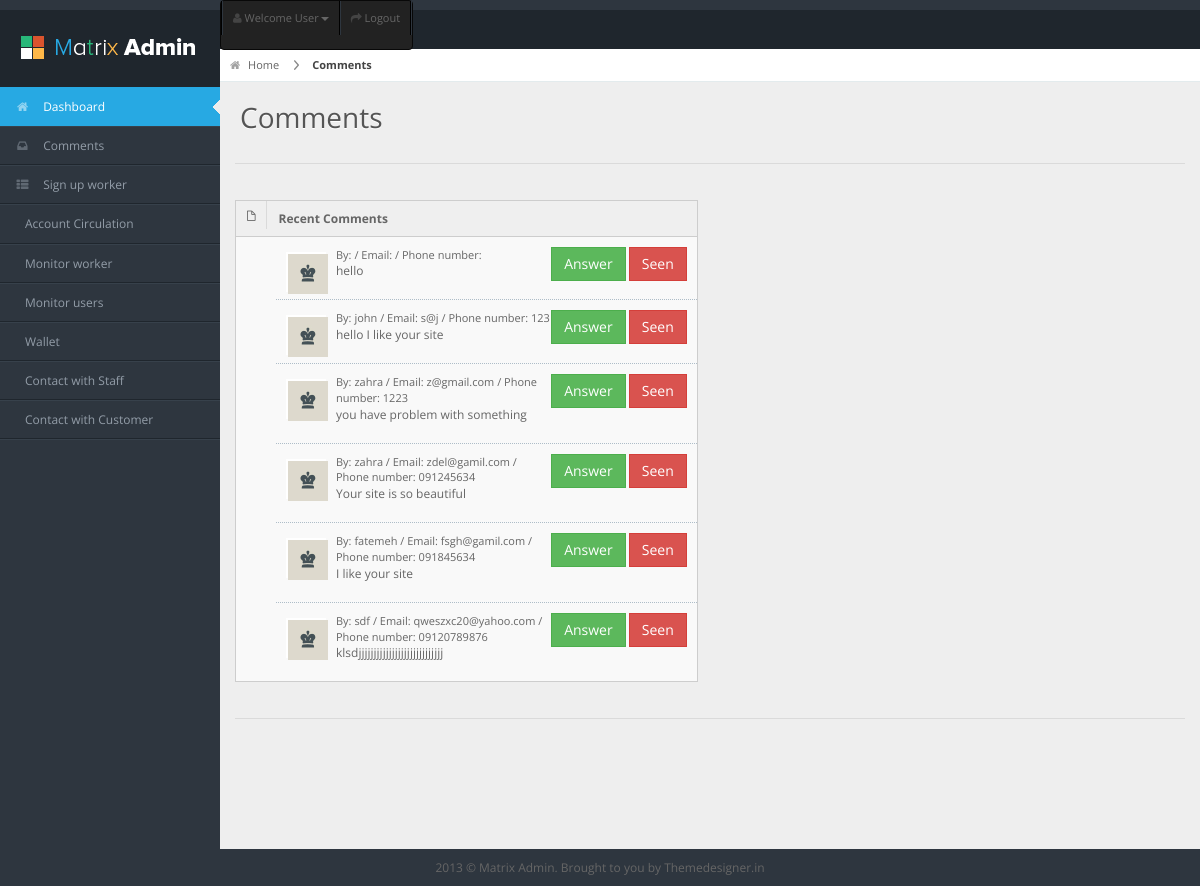
The page /manager/comments/ on the database as committed earlier.
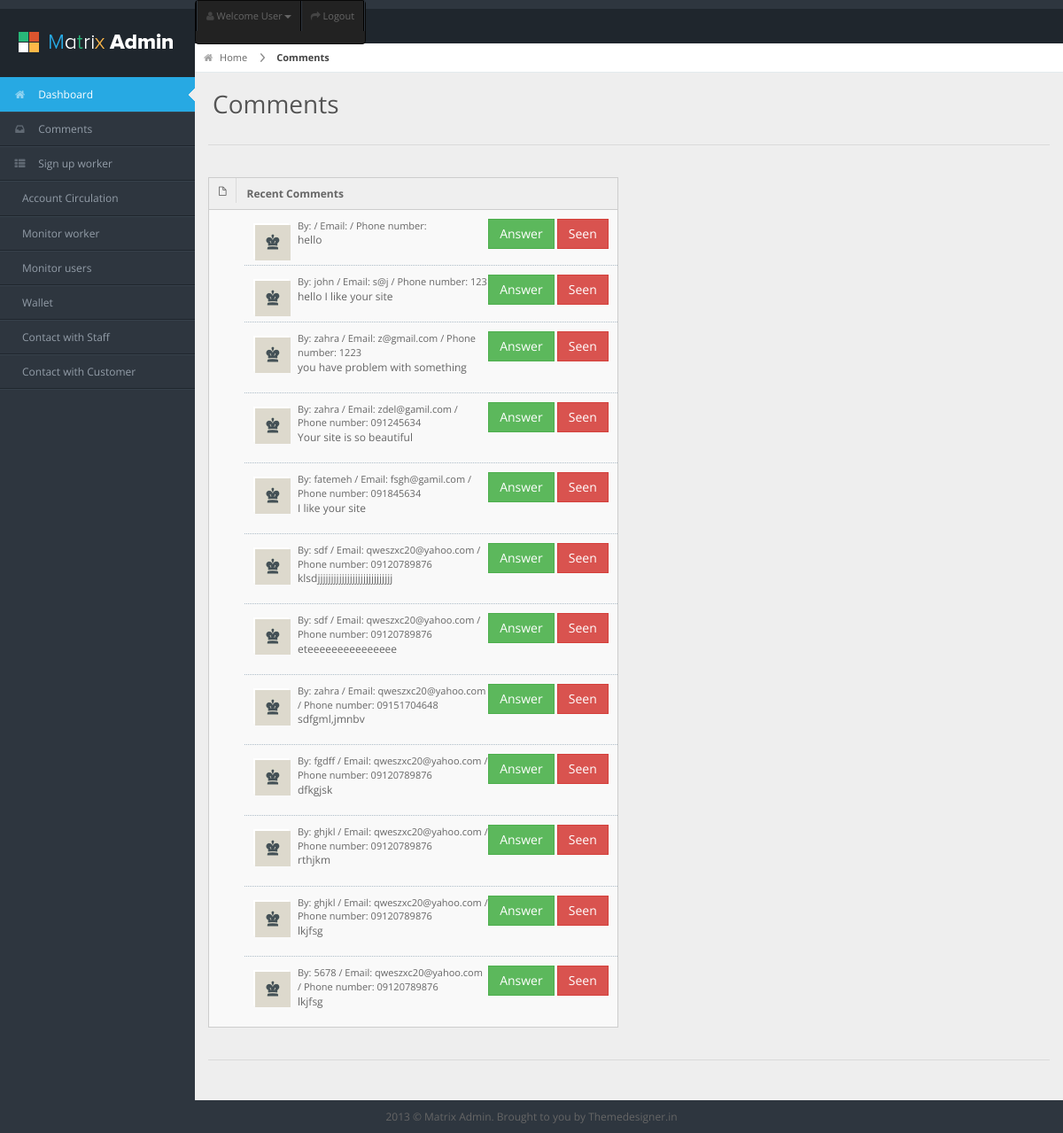
The same page on the database as committed later.
### core/models.py (models this page shows)
class Contact_msg(models.Model):
    email = models.EmailField()
    text = models.CharField('message', max_length=255)
    name = models.CharField(max_length=60)
    phone = models.CharField(max_length=11)
    seen = models.BooleanField(default=False)
    create_time = models.DateTimeField(auto_now_add=True)

### manager/views.py (the view)
# urls.py: path('comments/', views.comments, name='comments'),
def comments(request):
    latest_comments = Contact_msg.objects.all()
    context = {'latest_comments': latest_comments}
    return render(request, 'manager/comments.html', context)

### manager/templates/manager/comments.html (shortened to what this page needs)
{% load static %}
<html lang="en">
<head>
<link rel="stylesheet" href="{% static 'assets/css/bootstrap.min.css' %}" />
<link rel="stylesheet" href="{% static 'assets/css/bootstrap-responsive.min.css' %}" />
<link rel="stylesheet" href="{% static 'assets/css/matrix-style.css' %}" />
<link rel="stylesheet" href="{% static 'assets/css/matrix-media.css' %}" />
<link href="{% static 'assets/font-awesome/css/font-awesome.css' %}" rel="stylesheet" />
</head>
<body>
<div id="header">
  <h1><a href="dashboard.html">Comments</a></h1>
</div>
<div id="user-nav" class="navbar navbar-inverse">
  <ul class="nav">
    <li  class="dropdown" id="profile-messages" ><a title="" href="#" data-toggle="dropdown" data-target="#profile-messages" class="dropdown-toggle"><i class="icon icon-user"></i>  <span class="text">Welcome User</span><b class="caret"></b></a>
    </li>
    <li class=""><a title="" href="http://localhost:8000/"><i class="icon icon-share-alt"></i> <span class="text">Logout</span></a></li>
  </ul>
</div>
<div id="sidebar"><a href="#" class="visible-phone"> Dashboard</a>
  <ul>
    <li class="active"><a href="{% url 'manager:managerpanel' %}"><i class="icon icon-home"></i> <span>Dashboard</span></a> </li>
    <li> <a href="{% url 'manager:comments' %}"><i class="icon icon-inbox"></i> <span>Comments</span></a> </li>
    <li> <a href="{% url 'manager:signupworker' %}"><i class="icon icon-th-list"></i> <span>Sign up worker</span> </a></li>
	<li><a href="{% url 'manager:accountcirculation' %}"> <span>Account Circulation</span></a></li>
    <li><a href="{% url 'manager:monitorworker' %}"> <span>Monitor worker</span></a></li>
    <li><a href="{% url 'manager:monitoringuser' %}"> <span>Monitor users</span></a></li>
         <li><a href="{% url 'manager:managerwallet' %}"> <span>Wallet</span></a></li>
               <li><a href="{% url 'manager:contacttostaff' %}"> <span>Contact with Staff</span></a></li>
               <li><a href="{% url 'manager:contacttouser' %}"> <span>Contact with Customer</span></a></li>
  </ul>
</div>
<div id="content">
  <div id="content-header">
    <div id="breadcrumb"> <a href="#" title="Go to Home" class="tip-bottom"><i class="icon-home"></i> Home</a> <a href="#" class="current">Comments</a> </div>
    <h1>Comments</h1>
  </div>
  <div class="container-fluid">
    <hr>
    <div class="row-fluid">
      <div class="span6">
        <div class="widget-box">
          <div class="widget-title"> <span class="icon"> <i class="icon-file"></i> </span>
            <h5>Recent Comments</h5>
          </div>
          <div class="widget-content nopadding">
            <ul class="recent-posts">
            {% if latest_comments %}
    				<ul>
    					{% for comment in latest_comments %}
        					{% if comment.seen == False %}
        		 		<li>
                		<div class="user-thumb"> <img width="40" height="40" alt="User" src="{% static 'assets/img/demo/av1.jpg' %}"> </div>
               			<div class="article-post">
                		<div class="fr"> <a href="#" class="btn btn-success btn-mini">Answer</a> <a href="{% url 'manager:seencomment' comment.id %}" class="btn btn-danger btn-mini">Seen</a></div>
                  		<span class="user-info"> By: {{ comment.name}} / Email: {{ comment.email}} / Phone number: {{ comment.phone}} </span>
                  		<p><a href="#">{{ comment.text}}</a> </p>
               			 </div>
             		</li>
                            {% endif %}
    		   			{% endfor %}
    				</ul>
				{% else %}
    					<p>No comments are available.</p>
				{% endif %}
            </ul>
          </div>
        </div>
      </div>
    </div>
    <hr>
  </div>
</div>
<div class="row-fluid">
  <div id="footer" class="span12"> 2013 &copy; Matrix Admin. Brought to you by <a href="http://themedesigner.in">Themedesigner.in</a> </div>
</div>
</body>
</html>

### core/static/assets/css/matrix-media.css (style rules this page uses)
body { background:#2E363F; }
#header { background-color: #1f262d; margin-top:10px; }
#sidebar > ul { border-bottom: 1px solid #37414b }
#sidebar > ul > li { border-top: 1px solid #37414b; border-bottom: 1px solid #1f262d; }
#sidebar > ul > li.active { background-color: #27a9e3; border-bottom: 1px solid #27a9e3; border-top: 1px solid #27a9e3; }
#sidebar > ul > li.active a { color:#fff; text-decoration:none; }

Rows that differ between the two databases and show on the page:
added Contact_msg: seen False (drawn), name "sdf", email "qweszxc20@yahoo.com", phone "09120789876", text "eteeeeeeeeeeeeeee"
added Contact_msg: seen False (drawn), name "zahra", email "qweszxc20@yahoo.com", phone "09151704648", text "sdfgml,jmnbv"
added Contact_msg: seen False (drawn), name "fgdff", email "qweszxc20@yahoo.com", phone "09120789876", text "dfkgjsk"
added Contact_msg: seen False (drawn), name "ghjkl", email "qweszxc20@yahoo.com", phone "09120789876", text "rthjkm"
added Contact_msg: seen False (drawn), name "ghjkl", email "qweszxc20@yahoo.com", phone "09120789876", text "lkjfsg"
added Contact_msg: seen False (drawn), name "5678", email "qweszxc20@yahoo.com", phone "09120789876", text "lkjfsg"
